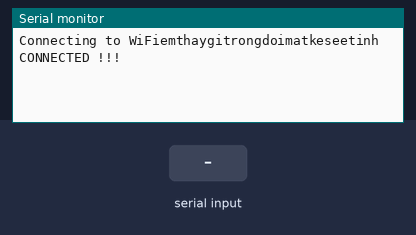
The sketch below on a simulated STM32 Blue Pill. Shown: the last lines printed to the serial monitor. The inputs (shaded band) are chosen by the test bench. WiFi joins after 1.5 s; servers stay silent unless stated; uploads are accepted with an empty reply.

Above: at 2.7 s.
2.8 s: "1" received over the second serial link
At 3.4 s:
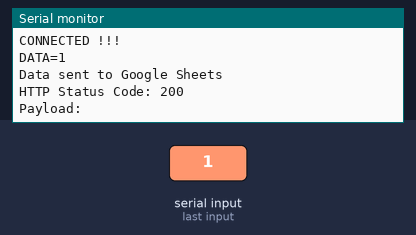
4.3 s: "0" received over the second serial link
At 4.46 s:
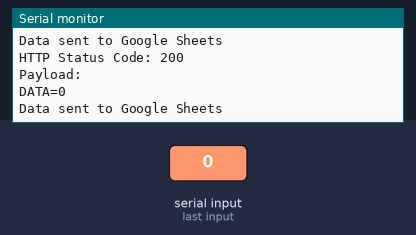
5.8 s: "2" received over the second serial link
At 5.96 s:
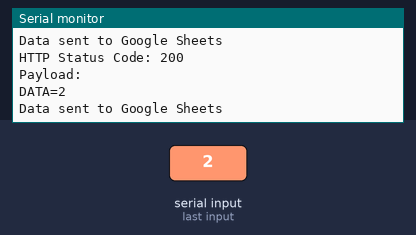

Measured:
- after the input at 2.8 s, the serial monitor: prints a new line at once (image 1)
- after the input at 4.3 s, the serial monitor: prints a new line at once (image 2)
- after the input at 5.8 s, the serial monitor: prints a new line at once (image 3)

The sketch:

ESP32_GGSheet_Final.ino
```cpp
#include <Arduino.h>
#include <HardwareSerial.h>
#include <WiFi.h>
#include <HTTPClient.h>
//ENTER_GOOGLE_DEPLOYMENT_ID
const char * ssid = "emthaygitrongdoimatkeseetinh";
const char * password = "12345678";
String GOOGLE_SCRIPT_ID = "AKfycbx08de4vuP7AHvcukYyJeAmDaEUlqp3EAWBFEGXWQasEFsBKOZGOPUU9S43H89zwpsrpw";
// https://docs.google.com/spreadsheets/d/1aTuQF0Tzic5rfxqfFyF6-pyEuicZPtc9wzVk6G_bUEc/edit?gid=0#gid=0
// https://script.google.com/macros/s/AKfycbx08de4vuP7AHvcukYyJeAmDaEUlqp3EAWBFEGXWQasEFsBKOZGOPUU9S43H89zwpsrpw/exec
const int rxPin = 16;
const int txPin = 17;
char data;
unsigned long Time;
String param = "";

void setup()
{
  Serial.begin(115200);
  WiFi.mode(WIFI_STA);
  Serial.print("Connecting to WiFi");
  WiFi.begin(ssid, password);
  Serial.println(ssid);
  while (WiFi.status() != WL_CONNECTED)
  {
    delay(500);
    Serial.print(".");
  }
  Serial.println("CONNECTED !!!");
  Serial2.begin(115200, SERIAL_8N1, rxPin, txPin);
}


// ======================================================
void loop()
{
  if (Serial2.available()) {
    data = Serial2.read();
    print_speed();
  }
}

void print_speed()
{
  if ( data != 0)
  {
    param  = "DATA=" + String(data);

    Serial.println(param);
    write_to_google_sheet(param);
  }
  else
  {
    Serial.println("No data !!!");
  }

}
/******/
void write_to_google_sheet(String params)
{
  HTTPClient http;
  String url = "https://script.google.com/macros/s/" + GOOGLE_SCRIPT_ID + "/exec?" + params;
  //Serial.print(url);
  Serial.println("Data sent to Google Sheets");
  //---------------------------------------------------------------------
  //starts posting data to google sheet
  http.begin(url.c_str());
  http.setFollowRedirects(HTTPC_STRICT_FOLLOW_REDIRECTS);
  int httpCode = http.GET();
  Serial.print("HTTP Status Code: ");
  Serial.println(httpCode);
  //---------------------------------------------------------------------
  //getting response from google sheet
  String payload;
  if (httpCode > 0) {
    payload = http.getString();
    Serial.println("Payload: " + payload);
  }
  //---------------------------------------------------------------------
  http.end();
}
```
